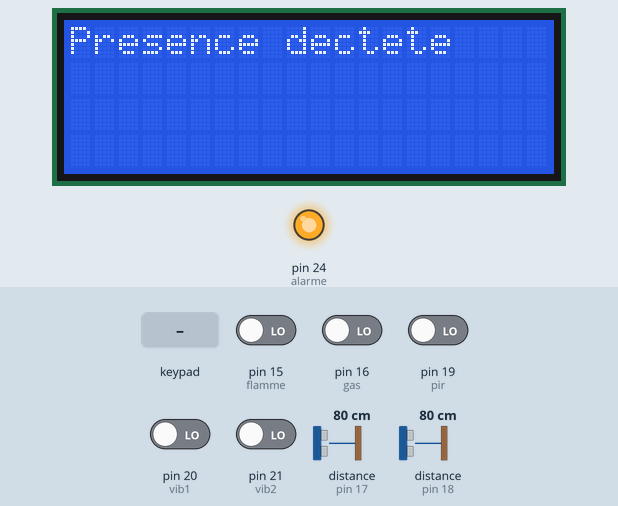
Recording of a sketch running on a simulated Arduino Mega 2560, built with avr-gcc and run on an emulated ATmega2560. Shown: 20×4 character LCD, output pins drawn as LEDs (lit = HIGH). Wiring (inferred from the names in the program): ultrasonic range finder: trigger pin 23; echo pin 18. The test bench sets the inputs (shaded band); at power-on: pin 15 (flamme), pin 16 (gas), pin 19 (pir), pin 20 (vib1), pin 21 (vib2) LOW, distance to the obstacle (sensors on pin 17, pin 18) 80 cm. The echo pulse lasts 58.3 µs per cm; pins used as bus, display or sensor lines are not drawn; what the sketch prints to the serial monitor is not drawn.

Above: at 1.2 s.
1.3 s: pin 19 (pir) driven HIGH
13.8 s: pin 15 (flamme) driven HIGH
At 18.8 s:
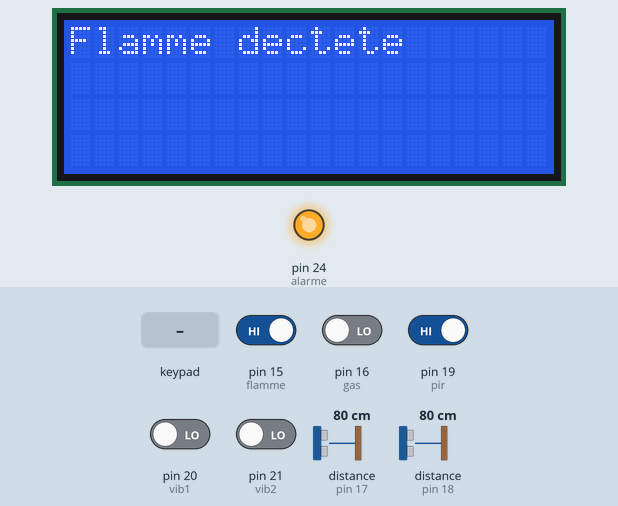
27.8 s: pin 16 (gas) driven HIGH
41.8 s: pin 20 (vib1) driven HIGH
At 49.8 s:
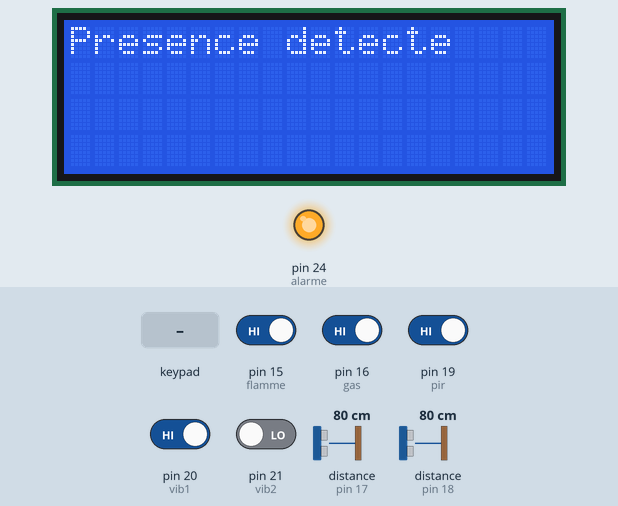
55.8 s: key '1' pressed
At 61.6 s:
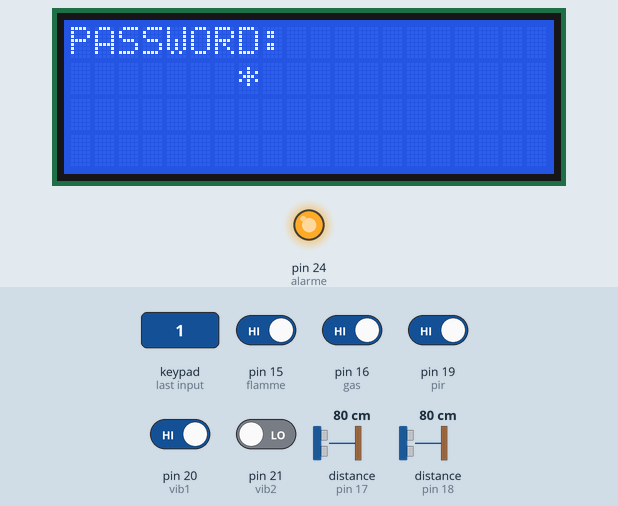
64.9 s: pin 15 (flamme) driven LOW
At 74.7 s:
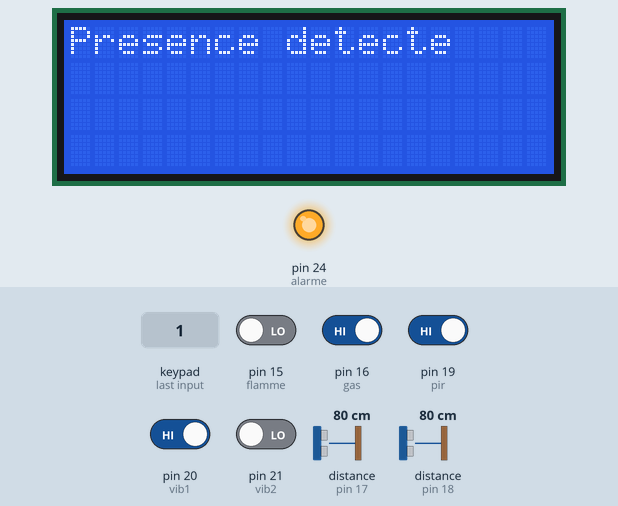
Timing chart, 0 to 76.2 s (numbered marks = the images above; inputs shaded):
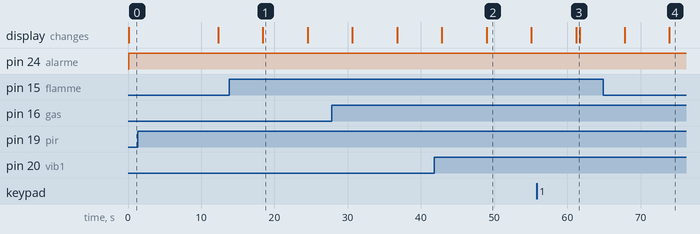

The sketch:

code_CC_Mcp.ino
```cpp
#include <Key.h>
#include <Keypad.h>
#include <SoftwareSerial.h>
#include <LiquidCrystal.h>


// constantes(pin) pour les  capteurs ultrasons
#define trigger1 22
#define trig2 23
#define ultra1 17
#define ultra2 18

//pin pour l'ecran
#define rs 2
#define es 3
#define d4 4
#define d5 5
#define d6 6
#define d7 7

//pin  capteur de vibration
#define vib1 20
#define vib2 21

//constantes(pin) pour les les RXD et TXD
#define RXD 0
#define TXD 1

/* pin pour le pave numerique */
 // lignes
#define row1 8
#define row2 9
#define row3 10
#define row4 11

//colonnes
#define col1 12
#define col2 13
#define col3 14

//pin pour le capteur de gas
#define gas 16

//pin du capteur de flamme
#define flamme 15

//pin pour le capteur de  presence
#define pir 19

//alarme
#define alarme 24

const String PHONE = "+237682309580";
//SoftwareSerial GSM(RXD,TXD);
LiquidCrystal lcd(rs, es, d4, d5, d6, d7);

const byte rows=4;
const byte cols=3;

float distance;

char key[rows][cols]={
{'1','2','3'},
{'4','5','6'},
{'7','8','9'},
{'*','0','#'}
};
byte rowPins[rows]={8, 9, 10, 11};
byte colPins[cols]={12, 13 ,14};
Keypad keypad= Keypad(makeKeymap(key),rowPins,colPins,rows,cols);
char* password="2345";
int currentposition=0;

void setup() {
  // put your setup code here, to run once:
  pinMode(trigger1, OUTPUT);
  pinMode(ultra1, INPUT);
  pinMode(trig2, OUTPUT);
  pinMode(ultra2, INPUT);
  pinMode(pir, INPUT_PULLUP);

  //vibration
  pinMode(vib1, INPUT);
  pinMode(vib2, INPUT);

  //gas
  pinMode(gas, INPUT);

  //flamme
  pinMode(flamme, INPUT);

  //alarme
  pinMode(alarme, OUTPUT);
  Serial.begin(9600);
  //GSM.begin(9600);
  Serial.println("SIM900D initialiser");
  lcd.begin(20, 4);
  lcd.setCursor(0, 0);
  lcd.print("Bonjour Mr");
}

void sendSMS(String number, String msg){
  Serial.println("Envoi du message...");
  Serial.println("AT+CMGS=1");
  delay(100);
  Serial.print("AT+CMGS=\"");
  Serial.println(number);
  delay(500);
  Serial.println(msg); // Message contents
  delay(500);
  Serial.write(byte(26)); //Ctrl+Z  send message command (26 in decimal).
  delay(5000);
}

void affichage(String message){
  lcd.clear();
  lcd.setCursor(0, 0);
  lcd.print(message);
  }

void alarme2(){
  digitalWrite(alarme, HIGH);
  }

void vibrer_fenetre(String message){
  int vibrer=digitalRead(vib2);
  if (vibrer == HIGH){
    alarme2();
    String message1 = "Presence detecte";
    affichage(message1);
    sendSMS(PHONE, message);
    }
}

void vibrer_porte(String message){
  int vibrer=digitalRead(vib1);
  if (vibrer == HIGH){
    alarme2();
    String message1 = "Presence detecte";
    affichage(message1);
    sendSMS(PHONE, message);
    }
}

void ultrason_fenetre(){
  digitalWrite(trig2, LOW);
  delayMicroseconds(5);

  digitalWrite(trig2, HIGH);
  delayMicroseconds(10);
  digitalWrite(trig2, LOW);

  int duree=pulseIn(ultra2, HIGH);
  distance = (duree/2)/29;
  if (distance <= 150){
    alarme2();
    String message = "Presence dectete a : ";
    String mess = message + distance + " cm";
    String message1 = "Presence dectete";
    affichage(message1);
    sendSMS(PHONE, mess);
    Serial.println("SIM900D initialiser");
    lcd.setCursor(0, 1);
    lcd.print(distance);
    lcd.setCursor(10, 1);
    lcd.print("cm");
    }
}

void ultrason_porte(){
  digitalWrite(trigger1, LOW);
  delayMicroseconds(5);

  digitalWrite(trigger1, HIGH);
  delayMicroseconds(10);
  digitalWrite(trigger1, LOW);

  int duree=pulseIn(ultra1, HIGH);
  distance = (duree/2)/29;
  if (distance <= 150){
    alarme2();
    String message = "Presence dectete a : ";
    String mess = message + distance + " cm";
    String message1 = "Presence dectete";
    affichage(message1);
    sendSMS(PHONE, mess);
    Serial.println("SIM900D initialiser");
    lcd.setCursor(0, 1);
    lcd.print(distance);
    lcd.setCursor(10, 1);
    lcd.print("cm");
    }
}

void presence(){
   int detect = digitalRead(pir);

  if(detect == 1){
    Serial.println("Alerte presence detectee");
    digitalWrite(alarme, HIGH);

  if( currentposition==0)
{
    displayscreen();

}

 int l ;
char code=keypad.getKey();
if(code!= NO_KEY)
{
  lcd.clear();
  lcd.setCursor(0,0);
  lcd.print("PASSWORD:");
  lcd.setCursor(7,1);
  lcd.print(" ");
  lcd.setCursor(7,1);
for(l=0;l<=currentposition;++l)
{
   lcd.print("*");
  //keypress();
}

    if (code == password[currentposition]) {
      ++currentposition;
      if(currentposition == 4){

      unlockdoor();
      currentposition=0;

      }
    }

    else{
      incorrect();
      currentposition=0;
     }
}
  }
  else{
    digitalWrite(alarme, LOW);
  }

}

void unlockdoor()
{
delay(900);

lcd.setCursor(0,0);
lcd.println(" ");
lcd.setCursor(1,0);
lcd.print("Access Permis");
lcd.setCursor(7,1);
lcd.println("  ");
lcd.setCursor(15,1);
lcd.println(" ");
lcd.setCursor(16,1);
lcd.println(" ");
lcd.setCursor(14,1);
lcd.println(" ");
lcd.setCursor(13,1);
lcd.println(" ");

digitalWrite(alarme,LOW);
delay(1000);
currentposition=0;

lcd.clear();
}

//--------------------Function 2- Wrong code--------------//

void incorrect()
{
delay(500);
lcd.clear();
lcd.setCursor(1,0);
lcd.print("CODE");
lcd.setCursor(6,0);
lcd.print("INCORRECTE");
lcd.setCursor(15,1);
lcd.println(" ");
lcd.setCursor(4,1);
lcd.println("ESSAYER ENCORE !!!");

lcd.setCursor(13,1);
lcd.println(" ");
Serial.println("CODE INCORRECTE VOUS N'AVEZ PAS LA PERMISSION");
lcd.clear();
displayscreen();
}
//-------Function 3 - CLEAR THE SCREEN--------------------/
void clearscreen()
{
lcd.setCursor(0,0);
lcd.println(" ");
lcd.setCursor(0,1);
lcd.println(" ");
lcd.setCursor(0,2);
lcd.println(" ");
lcd.setCursor(0,3);
lcd.println(" ");
}

//------------Function 4 - DISPLAY FUNCTION--------------------//
void displayscreen()
{

lcd.setCursor(0,0);
lcd.println("*ENTRER LE CODE*");
lcd.setCursor(0 ,1);

lcd.println("POUR ARRETER!!");
}

void readFlameSensor() {
  //lire l'etat du capteur
   int digitalVal = digitalRead(flamme);
  if(digitalVal == 1){
    digitalWrite(flamme, HIGH);
    alarme2();
    String message1 = "Flamme dectete";
    affichage(message1);
    sendSMS(PHONE,"Flamme detectee....!!!");
  }
}
void readGasSensor() {
  //lire l'etat du capteur
   int digitalVal = digitalRead(gas);
  if(digitalVal == 1){
    digitalWrite(gas, HIGH);
    alarme2();
    String message1 = "Gaz dectete";
    affichage(message1);
    sendSMS(PHONE,"Gaz detecté....!!!");
  }
}
void cuisine(){ //capteur de flamme et capteur de gaz
    readFlameSensor();
    readGasSensor();
}

void porte(){
  vibrer_porte("Ouverture de la porte forcee");
  ultrason_porte();
  presence();
  }

void fenetre(){
  vibrer_fenetre("Ouverture de la fenetre forcee");
  ultrason_fenetre();
}

void loop() {
  lcd.setCursor(0, 2);
  lcd.print("System in operation");
  fenetre();
  cuisine();
  porte();
}
```

Measured:
- after the input at 13.8 s, the display: changes after 4.6 s (image 1)
- after the input at 41.8 s, the display: first differs from a run without the input after 7.2 s (image 2)
- after the input at 55.8 s, the display: changes after 5.4 s (image 3)
- what the display in image 1 shows lasts 6.1 s, from 18.4 s to 24.5 s
- what the display in image 3 shows lasts 0.5 s, from 61.2 s to 61.7 s
